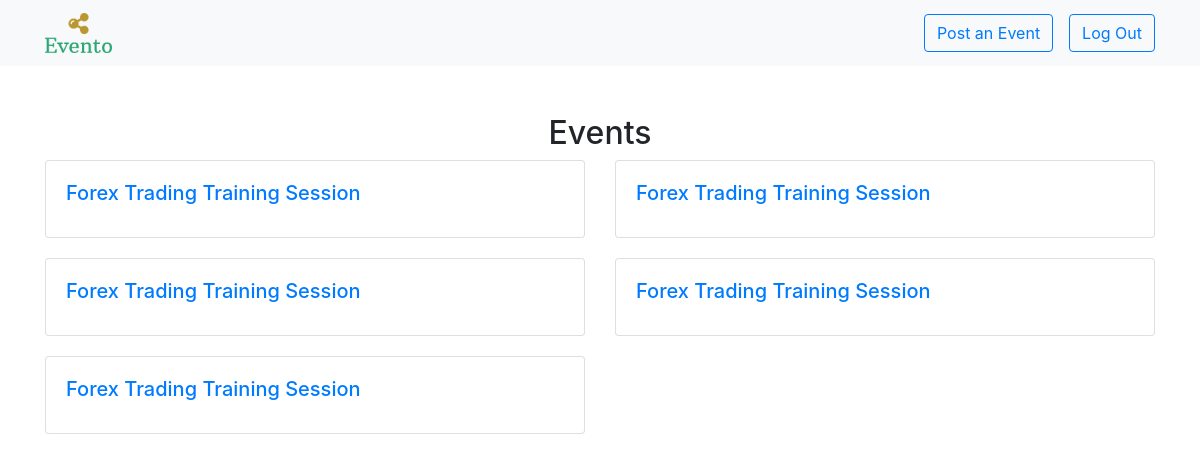
Page /dashboard (signed in) on the earlier database version.
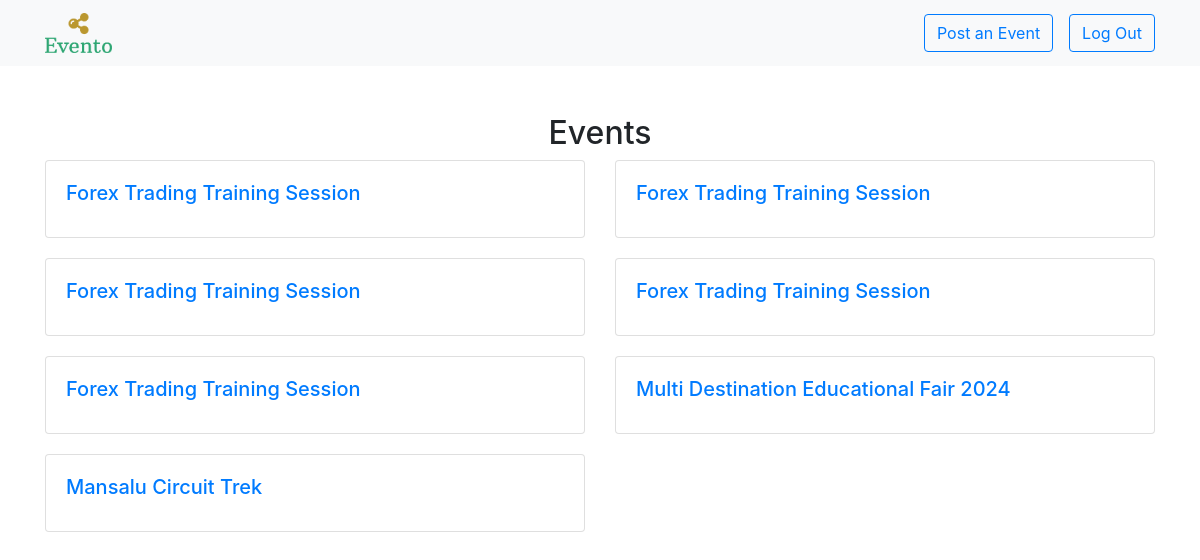
Same page on the later database version.
### app.py (models this page shows)
class Event(db.Model):
    id = db.Column(db.Integer, primary_key=True)
    eventname = db.Column(db.String(255), nullable=False)
    duration = db.Column(db.String(100), nullable=False)
    date = db.Column(db.String(100), nullable=False)
    location = db.Column(db.String(100), nullable=False)
    description = db.Column(db.String(1024), nullable=False)
    time = db.Column(db.String(100), nullable=False)
    organizer = db.Column(db.String(100), nullable=False)
    contactorganizer = db.Column(db.String(100), nullable=False)

### app.py (the view)
@app.route('/dashboard', methods=['GET', 'POST'])
@login_required
def dashboard():
    events = Event.query.all()
    return render_template('dashboard.html', events=events)

### app.py (called while the page is built)
@login_manager.user_loader
def load_user(user_id):
    return User.query.get(int(user_id))

### templates/dashboard.html (shortened to what this page needs)
<!DOCTYPE html>
<html lang="en">
<head>
    <link rel="stylesheet" href="https://cdn.jsdelivr.net/npm/bootstrap@4.3.1/dist/css/bootstrap.min.css">
</head>
<body>
    <nav class="navbar navbar-expand-lg navbar-light bg-light">
        <div class="container">
            <a class="navbar-brand" href="{{url_for('dashboard')}}">
                <img src="/static/logo/png/logo-no-background.png" height="40px" width="auto">
            </a>
            <div class="collapse navbar-collapse justify-content-end" id="navbarNav">
                <ul class="navbar-nav">
                    <li class="nav-item mr-3">
                        <button class="btn btn-outline-primary"><a href="{{url_for('post_event')}}">Post an Event</a></button>
                    </li>
                    <li class="nav-item">
                        <button class="btn btn-outline-primary"><a href="{{url_for('logout')}}">Log Out</a></button>
                    </li>
                </ul>
            </div>
        </div>
    </nav>
    <div class="container mt-5">
        <h2 style="text-align: center;">Events</h2>
        <div class="row">
            {% for event in events %}
            <div class="col-md-6">
                <div class="card clickable-card" data-toggle="collapse" data-href="{{ url_for('event_details', event_id=event.id) }}">
                    <div class="card-body">
                        <h5 class="card-title"><a href="{{ url_for('event_details', event_id=event.id) }}">{{ event.eventname }}</a></h5>
                    </div>
                </div>
            </div>
            {% endfor %}
        </div>
    </div>
</body>
</html>

### templates/dashboard.html (style rules this page uses)
.card { margin-bottom: 20px; transition: transform 0.2s; }

Differences in the rows shown:
added Event: eventname "Multi Destination Educational Fair 2024"
added Event: eventname "Mansalu Circuit Trek"
